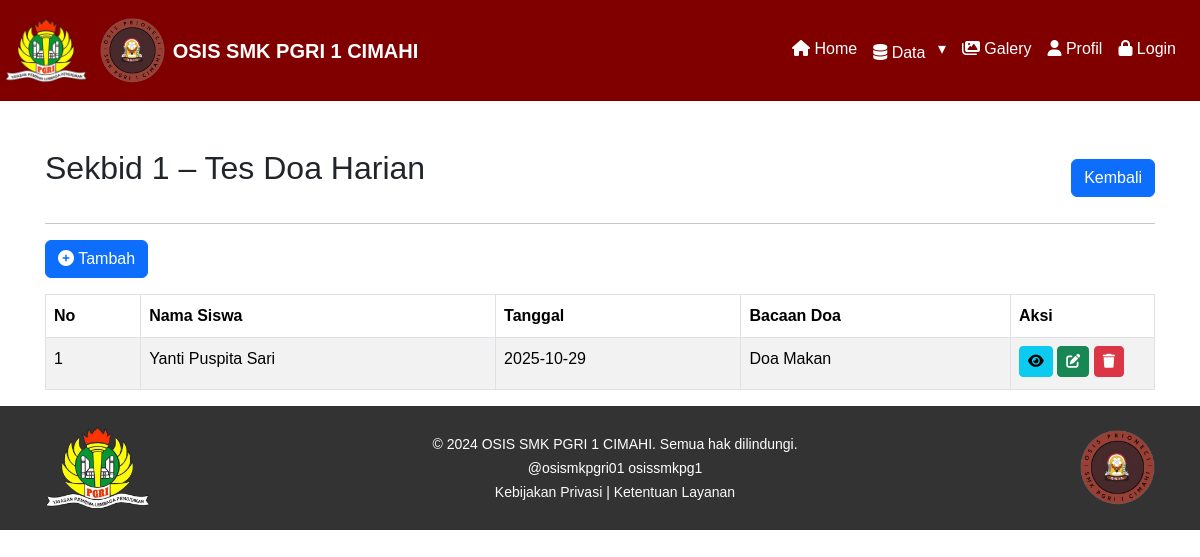
/admin/s1-dh.php, run on the app's committed database.
### tables this page shows
CREATE TABLE `tes_doa_harian` (
  `id_tes` int(11) NOT NULL,
  `id_anggota` int(11) DEFAULT NULL,
  `tanggal` date DEFAULT NULL,
  `bacaan_doa` varchar(100) DEFAULT NULL,
  `nilai` enum('Sangat Memuaskan','Cukup Memuaskan','Kurang Memuaskan') DEFAULT NULL,
  `created_by` int(11) DEFAULT NULL,
  `created_at` datetime DEFAULT current_timestamp(),
  `updated_by` int(11) DEFAULT NULL,
  `updated_at` datetime DEFAULT current_timestamp() ON UPDATE current_timestamp()
);

CREATE TABLE `data_anggota` (
  `id_anggota` int(11) NOT NULL,
  `nama` varchar(100) NOT NULL,
  `jk` varchar(10) NOT NULL,
  `kelas` varchar(10) NOT NULL,
  `jurusan` varchar(30) NOT NULL,
  `alamat` text NOT NULL,
  `no_tlp` varchar(30) NOT NULL,
  `created_by` int(11) DEFAULT NULL,
  `created_at` datetime DEFAULT current_timestamp(),
  `updated_by` int(11) DEFAULT NULL,
  `updated_at` datetime DEFAULT current_timestamp() ON UPDATE current_timestamp()
);

### admin/s1-dh.php (the view, shortened to what this page needs)
<?php
include '../layout/header.php';
$query = "
  SELECT tdh.*, da.nama, da.kelas, ak1.nama AS dibuat_oleh, ak2.nama AS diubah_oleh
  FROM tes_doa_harian tdh
  JOIN data_anggota da ON tdh.id_anggota = da.id_anggota
  LEFT JOIN akun ak1 ON tdh.created_by = ak1.id_akun
  LEFT JOIN akun ak2 ON tdh.updated_by = ak2.id_akun
  ORDER BY tdh.tanggal DESC
  ";
$result = mysqli_query($db, $query);
?>
<div class="content-wrapper">
  <div class="container mt-5 overflow-x-scroll">
    <div class="d-flex justify-content-between align-items-center">
      <h2>Sekbid 1 – Tes Doa Harian</h2>
      <a href="javascript:history.back()" class="btn btn-primary">Kembali</a>
    </div>
    <hr>
    <a class="btn btn-primary tambah-btn" data-bs-toggle="modal" data-bs-target="#modalTambah"><i class="fas fa-plus-circle"></i> Tambah</a>
    <table id="serverside" class="table table-bordered table-striped mt-3">
      <thead>
        <tr>
          <th>No</th>
          <th>Nama Siswa</th>
          <th>Tanggal</th>
          <th>Bacaan Doa</th>
          <th>Aksi</th>
        </tr>
      </thead>
      <tbody>
        <?php
        $no = 1;
        while ($data = mysqli_fetch_assoc($result)) :
        ?>
          <tr>
            <td><?= $no++; ?></td>
            <td><?= $data['nama']; ?></td>
            <td><?= $data['tanggal']; ?></td>
            <td><?= $data['bacaan_doa']; ?></td>
            <td width="144">
              <a class="btn btn-info btn-sm mb-1" data-bs-toggle="modal" data-bs-target="#modalDetail<?= $data['id_tes']; ?>"><i class="fas fa-eye"></i></a>
              <a class="btn btn-success btn-sm mb-1" data-bs-toggle="modal" data-bs-target="#modalUbah<?= $data['id_tes']; ?>"><i class="fas fa-edit"></i></a>
              <a class="btn btn-danger btn-sm mb-1" data-bs-toggle="modal" data-bs-target="#modalHapus<?= $data['id_tes']; ?>"><i class="fas fa-trash"></i></a>
            </td>
          </tr>
        <?php endwhile; ?>
      </tbody>
    </table>
  </div>
</div>
<?php endwhile;
include '../layout/footer.php';
?>

### layout/header.php (style rules this page uses)
body { font-family: Arial, sans-serif; font-size: 16px; line-height: 1.6; margin: 0; padding: 0; box-sizing: border-box; }
.container { padding: 0 15px; margin: 0 auto; }
h2, h3 { margin-bottom: 20px; }

### data on the page
tes_doa_harian: id_anggota.nama "Yanti Puspita Sari", tanggal "2025-10-29", bacaan_doa "Doa Makan"
